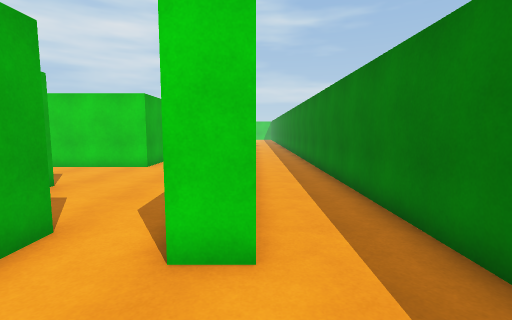
[1] (above)

19 first-person views from a walk through a scene from a Unity 3-D project. The camera is 1.5 m above the floor, tilts 6° down and sees 85° across. The floor is counted in squares, 1 m on a side. Each view is taken from the middle of a square. On the plan, view 1 faces up. The plan holds only what a view shows up to about 14 squares ahead; the rest is blank. The place goes on beyond the plan. Door leaves are left out, so doorways stand open.

[2]
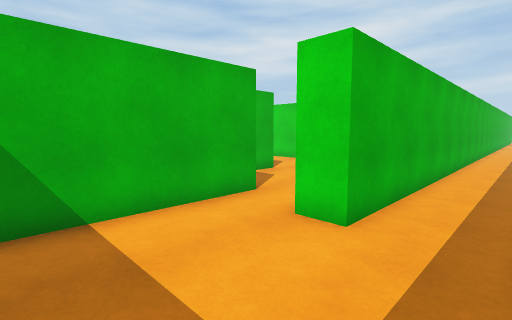

[3]
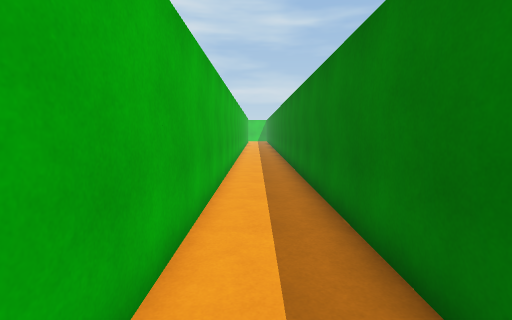

[4]
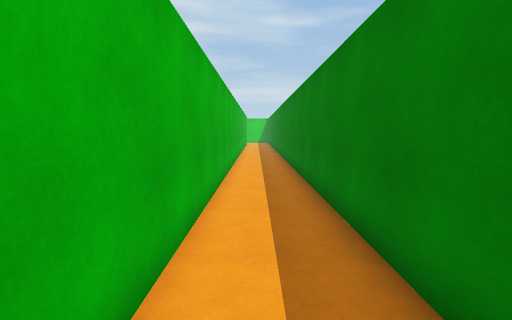

[5]
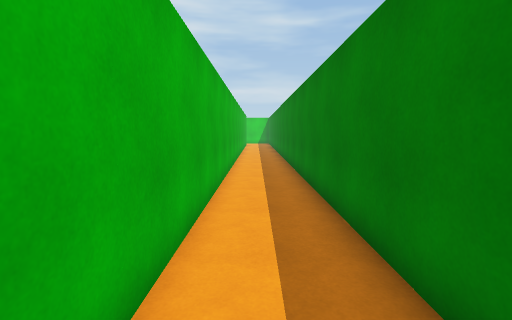

[6]
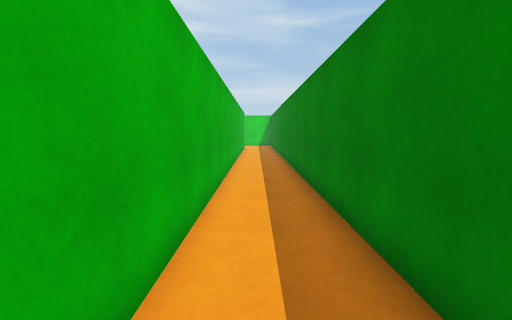

[7]
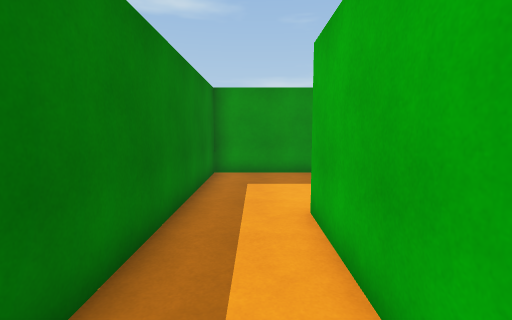

[8]
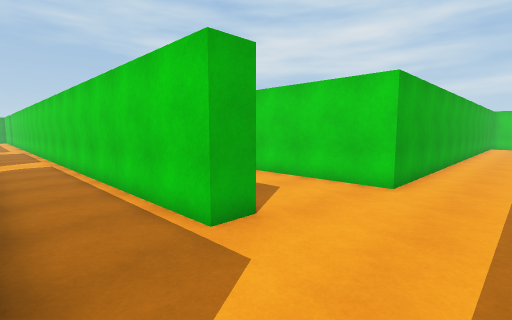

[9]
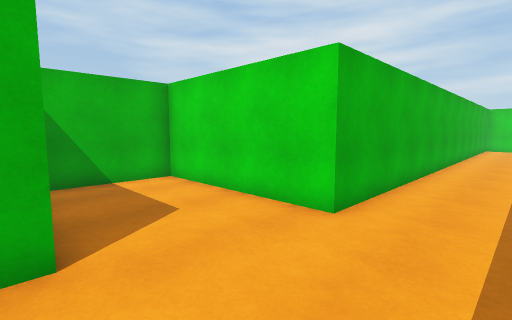

[10]
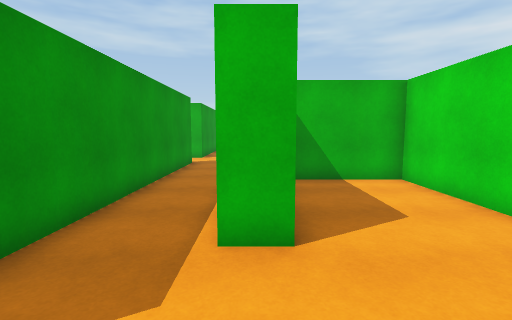

[11]
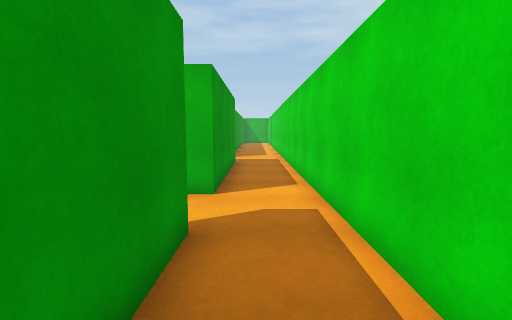

[12]
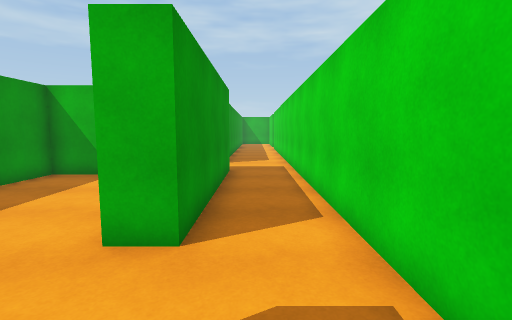

[13]
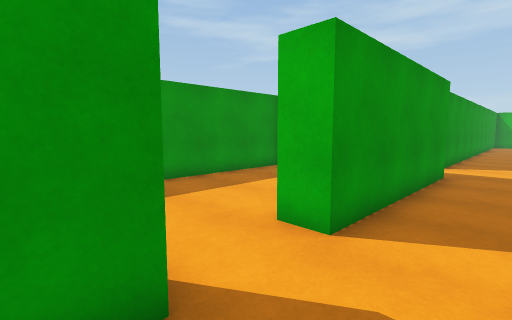

[14]
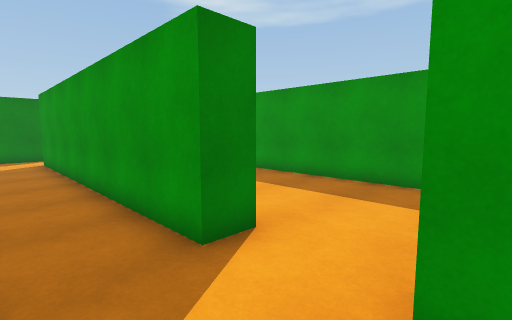

[15]
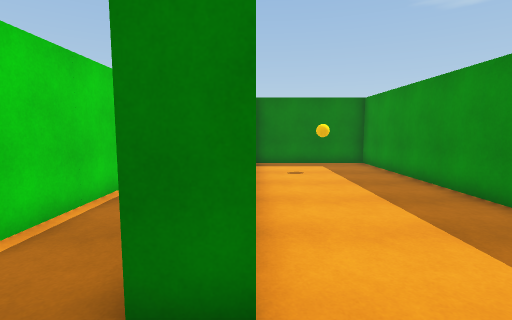

[16]
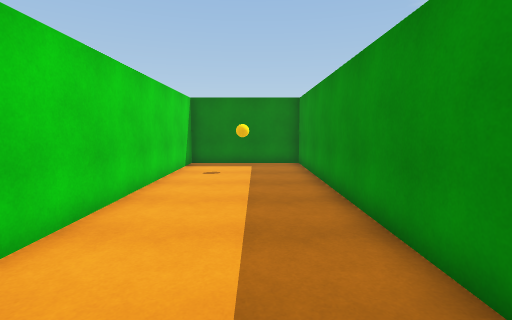

[17]
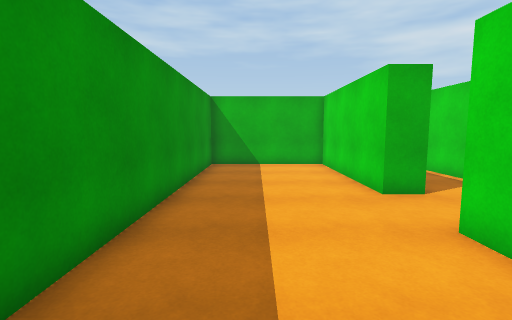

[18]
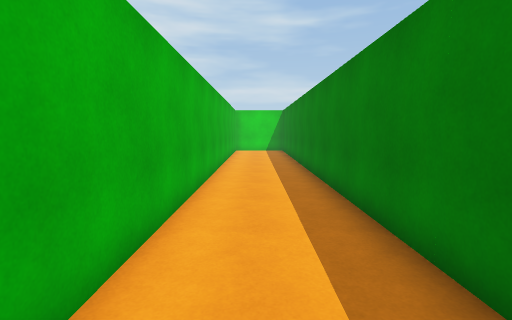

[19]
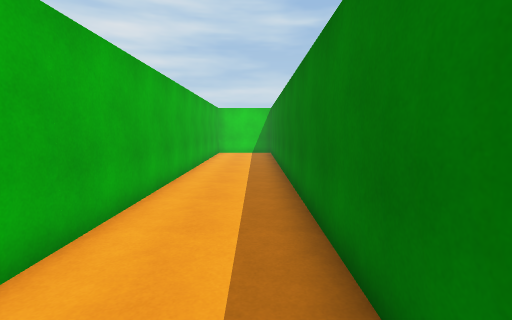

### Floor plan
Ten units are one square. View 1 is at (0, 0); x grows to the right and y downward. Boxes are objects, and circles mark ways between rooms. Rooms are numbered by the first view taken in them; rooms with no view inside come last. Other rooms are left out.
<svg viewBox="-251 -270 281 295">
<path fill="none" stroke="#000" d="M-30 -25 -30 9M-11 20 25 20 25 -265M0 -265 0 -30 -10 -30M-55 -76 -55 -65 -240 -65M-10 -140 -10 -262M-10 -36 -10 -54M-150 -30 -150 -40 -30 -40 -30 -25M-45 -265 -45 -115 -105 -115 -105 -81M-246 -40 -175 -40 -175 -30M-175 -30 -235 -30 -235 20 -40 20 -40 -30 -150 -30"/>
<circle cx="-20" cy="-35" r="3" fill="#2a7"/>
<circle cx="-165" cy="-35" r="3" fill="#2a7"/>
<text x="10" y="-100">1</text>
<text x="-70" y="-110">2</text>
<text x="-140" y="-10">3</text>
</svg>
Room 1 opens to room 2. Room 2 opens to room 3.

Where each view was taken, in squares from view 1:
view 1: 0 up, 0 right, facing up
view 2: 1 down, 2 right, facing up-left
view 3: 6 up, 1 right, facing up
view 4: 11 up, 1 right, facing up
view 5: 13 up, 1 right, facing up
view 6: 18 up, 1 right, facing up
view 7: 8 up, 1 right, facing down
view 8: 4 up, 2 left, facing up-left
view 9: 7 up, 2 left, facing up-left
view 10: 7 up, 2 left, facing left
view 11: 5 up, 11 left, facing left
view 12: 5 up, 14 left, facing left
view 13: 6 up, 14 left, facing down-left
view 14: 6 up, 18 left, facing down-right
view 15: 3 up, 17 left, facing right
view 16: 0 up, 17 left, facing right
view 17: 0 up, 11 left, facing left
view 18: 12 up, 3 left, facing up
view 19: 14 up, 2 left, facing up
